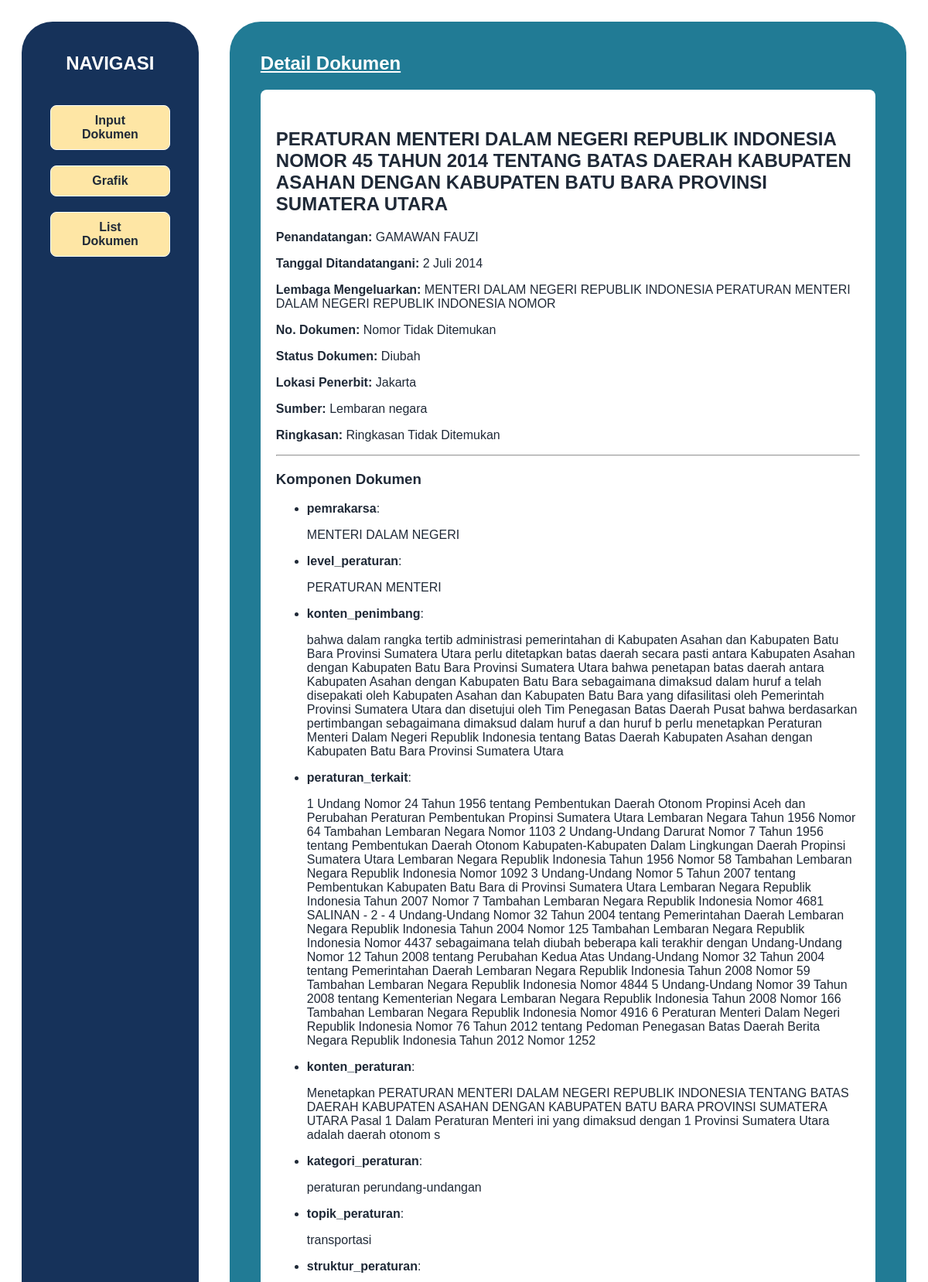
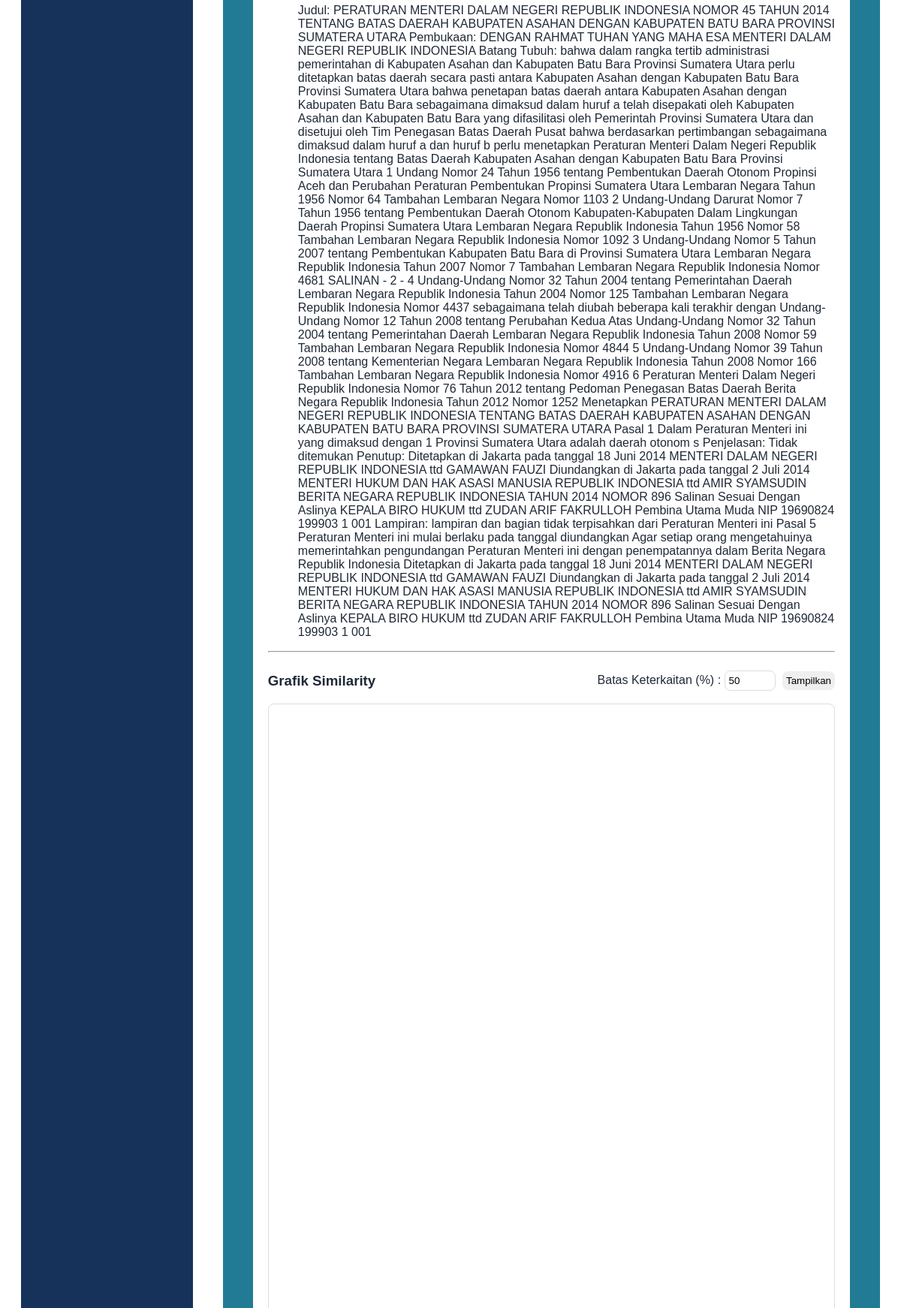
Page /document/34/ (upper part) on the committed database (2 pictures, top to bottom).
### documents/models.py (models this page shows, shortened)
class Dokumen(models.Model):
    title = models.CharField(max_length=255)
    penandatangan = models.CharField(max_length=255)
    tanggal_ditandatangani = models.CharField(max_length=255)
    lembaga_mengeluarkan = models.CharField(max_length=255)
    no_dokumen = models.CharField(max_length=100)
    status_dokumen = models.CharField(max_length=50)
    lokasi_penerbit = models.CharField(max_length=255)
    sumber = models.TextField()
    ringkasan = models.TextField()

class DokumenKomponen(models.Model):
    dokumen = models.ForeignKey(Dokumen, on_delete=models.CASCADE)
    komponen = models.ForeignKey(Komponen, on_delete=models.CASCADE)
    isi_komponen = models.TextField()

class Komponen(models.Model):
    nama_komponen = models.CharField(max_length=255)

### documents/views.py (the view)
# urls.py: path('document/<int:doc_id>/', views.view_document_new, name='view_document'),
def view_document_new(request, doc_id):
    doc = get_object_or_404(Dokumen, id=doc_id)
    komponen_list = DokumenKomponen.objects.filter(dokumen=doc)
    return render(
        request,
        "view_document_new.html",
        {'doc': doc, 'komponen_list': komponen_list}
    )

### templates/view_document_new.html (shortened to what this page needs)
{% extends 'base.html' %} {% block content %}
<div id="content-detail">
  <div id="content-detail-heading">
    <div id="content-detail-subheading">Detail Dokumen</div>
  </div>
  <div id="content-detail-list">
    <h2>{{ doc.title }}</h2>
    <p><strong>Penandatangan:</strong> {{ doc.penandatangan }}</p>
    <p>
      <strong>Tanggal Ditandatangani:</strong> {{ doc.tanggal_ditandatangani }}
    </p>
    <p><strong>Lembaga Mengeluarkan:</strong> {{ doc.lembaga_mengeluarkan }}</p>
    <p><strong>No. Dokumen:</strong> {{ doc.no_dokumen }}</p>
    <p><strong>Status Dokumen:</strong> {{ doc.status_dokumen }}</p>
    <p><strong>Lokasi Penerbit:</strong> {{ doc.lokasi_penerbit }}</p>
    <p><strong>Sumber:</strong> {{ doc.sumber }}</p>
    <p><strong>Ringkasan:</strong> {{ doc.ringkasan }}</p>
    <hr />
    <div id="content-components">
      <h3>Komponen Dokumen</h3>
      {% if komponen_list %}
      <ul>
        {% for item in komponen_list %}
        <li>
          <strong>{{ item.komponen.nama_komponen }}</strong>:
          <p>{{ item.isi_komponen }}</p>
        </li>
        {% endfor %}
      </ul>
      {% else %}
      <p>Tidak ada komponen terkait.</p>
      {% endif %}
    </div>
    <hr />
    <div
      style="display: flex; justify-content: space-between; align-items: center"
    >
      <h3>Grafik Similarity</h3>
      <div>
        <label for="thresholdInput">Batas Keterkaitan (%) :</label>
        <input
          type="number"
          id="thresholdInput"
          value="50"
          min="0"
          max="100"
          step="1"
          style="
            padding: 5px;
            border-radius: 8px;
            margin-right: 5px;
            border: 1px solid #ddd;
          "
        />
        <button
          onclick="loadGraph()"
          style="
            padding: 5px;
            border-radius: 8px;
            border: none;
            cursor: pointer;
          "
        >
          Tampilkan
        </button>
      </div>
    </div>
    <div
      id="network-graph"
      style="
        width: 100%;
        height: 65vh;
        border: 1px solid #ddd;
        border-radius: 8px;
        background-color: #fff;
      "
    ></div>
  </div>
</div>
{% endblock %}

### static/global.css (style rules this page uses)
* { box-sizing: border-box; }
body { color: #1f2937; padding: 20px; font-family: Arial, sans-serif; }

### static/detail.css (style rules this page uses)
#content-detail { padding: 40px; height: 100vh; display: flex; flex-direction: column; }
#content-detail-heading { display: flex; gap: 16px; align-items: center; margin-bottom: 20px; justify-content: space-between; }
#content-detail-subheading { font-size: 1.5rem; font-weight: bold; text-decoration: underline; color: white; }
#content-detail-list { background-color: white; padding: 30px 20px; overflow-y: auto; flex-grow: 1; max-height: 70vh; border-radius: 8px; }

### rows in the picture
Dokumen: title "PERATURAN MENTERI DALAM NEGERI REPUBLIK INDONESIA NOMOR 45 TAHUN 2014 TENTANG BATAS DAERAH KABUPATEN ASAHAN DENGAN KABUPATEN BATU BARA PROVINSI SUMATERA UTARA", penandatangan "GAMAWAN FAUZI", tanggal_ditandatangani "2 Juli 2014", lembaga_mengeluarkan "MENTERI DALAM NEGERI REPUBLIK INDONESIA PERATURAN MENTERI DALAM NEGERI REPUBLIK INDONESIA NOMOR", no_dokumen "Nomor Tidak Ditemukan", status_dokumen "Diubah", lokasi_penerbit "Jakarta", sumber "Lembaran negara", ringkasan "Ringkasan Tidak Ditemukan"
DokumenKomponen: komponen.nama_komponen "pemrakarsa", isi_komponen "MENTERI DALAM NEGERI"
DokumenKomponen: komponen.nama_komponen "level_peraturan", isi_komponen "PERATURAN MENTERI"
DokumenKomponen: komponen.nama_komponen "konten_penimbang", isi_komponen "bahwa dalam rangka tertib administrasi pemerintahan di Kabupaten Asahan dan Kabupaten Batu Bara Provinsi Sumatera Utara perlu ditetapkan batas daerah secara pasti antara Kabupaten Asahan dengan Kabupaten Batu Bara Provinsi Sumatera Utara bahwa penetapan batas daerah antara Kabupaten Asahan dengan Kabupaten Batu Bara sebagaimana dimaksud dalam huruf a telah disepakati oleh Kabupaten Asahan dan Kabupaten Batu Bara yang difasilitasi oleh Pemerintah Provinsi Sumatera Utara dan disetujui oleh Tim Penegasan Batas Daerah Pusat bahwa berdasarkan pertimbangan sebagaimana dimaksud dalam huruf a dan huruf b perlu menetapkan Peraturan Menteri Dalam Negeri Republik Indonesia tentang Batas Daerah…"
DokumenKomponen: komponen.nama_komponen "peraturan_terkait", isi_komponen "1 Undang Nomor 24 Tahun 1956 tentang Pembentukan Daerah Otonom Propinsi Aceh dan Perubahan Peraturan Pembentukan Propinsi Sumatera Utara Lembaran Negara Tahun 1956 Nomor 64 Tambahan Lembaran Negara Nomor 1103 2 Undang-Undang Darurat Nomor 7 Tahun 1956 tentang Pembentukan Daerah Otonom Kabupaten-Kabupaten Dalam Lingkungan Daerah Propinsi Sumatera Utara Lembaran Negara Republik Indonesia Tahun 1956 Nomor 58 Tambahan Lembaran Negara Republik Indonesia Nomor 1092 3 Undang-Undang Nomor 5 Tahun 2007 tentang Pembentukan Kabupaten Batu Bara di Provinsi Sumatera Utara Lembaran Negara Republik Indonesia Tahun 2007 Nomor 7 Tambahan Lembaran Negara Republik Indonesia Nomor 4681 SALINAN - 2 - 4…"
DokumenKomponen: komponen.nama_komponen "konten_peraturan", isi_komponen "Menetapkan PERATURAN MENTERI DALAM NEGERI REPUBLIK INDONESIA TENTANG BATAS DAERAH KABUPATEN ASAHAN DENGAN KABUPATEN BATU BARA PROVINSI SUMATERA UTARA Pasal 1 Dalam Peraturan Menteri ini yang dimaksud dengan 1 Provinsi Sumatera Utara adalah daerah otonom s"
DokumenKomponen: komponen.nama_komponen "kategori_peraturan", isi_komponen "peraturan perundang-undangan"
DokumenKomponen: komponen.nama_komponen "topik_peraturan", isi_komponen "transportasi"
DokumenKomponen: komponen.nama_komponen "struktur_peraturan", isi_komponen "Judul: PERATURAN MENTERI DALAM NEGERI REPUBLIK INDONESIA NOMOR 45 TAHUN 2014 TENTANG BATAS DAERAH KABUPATEN ASAHAN DENGAN KABUPATEN BATU BARA PROVINSI SUMATERA UTARA Pembukaan: DENGAN RAHMAT TUHAN YANG MAHA ESA MENTERI DALAM NEGERI REPUBLIK INDONESIA Batang Tubuh: bahwa dalam rangka tertib administrasi pemerintahan di Kabupaten Asahan dan Kabupaten Batu Bara Provinsi Sumatera Utara perlu ditetapkan batas daerah secara pasti antara Kabupaten Asahan dengan Kabupaten Batu Bara Provinsi Sumatera Utara bahwa penetapan batas daerah antara Kabupaten Asahan dengan Kabupaten Batu Bara sebagaimana dimaksud dalam huruf a telah disepakati oleh Kabupaten Asahan dan Kabupaten Batu Bara yang difasilitasi…"
